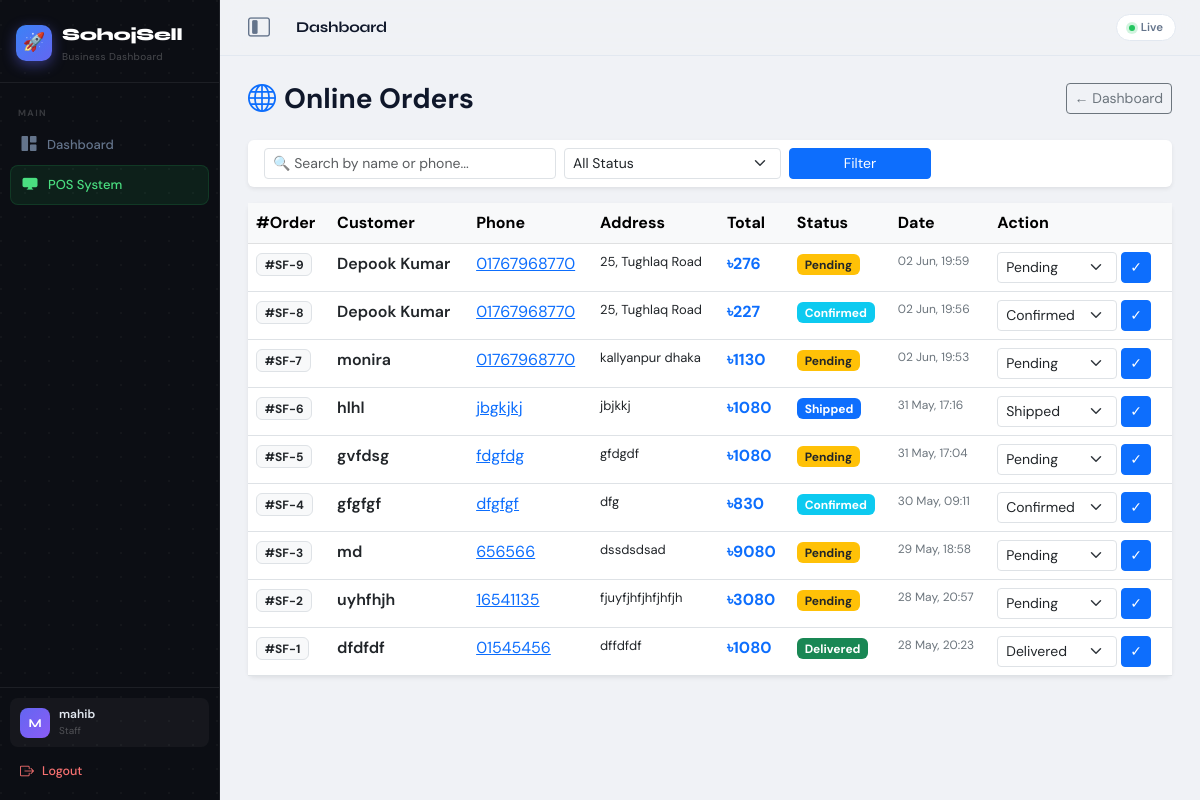
The app's page /online-orders/ (signed in) with its own data.
### accounts/models.py (models this page shows, shortened)
class User(AbstractBaseUser, PermissionsMixin):
    phone_number = models.CharField(max_length=15, unique=True, verbose_name='Phone Number')
    name = models.CharField(max_length=100, blank=True, null=True, verbose_name='Full Name')
    is_active = models.BooleanField(default=True)
    is_staff = models.BooleanField(default=False)
    date_joined = models.DateTimeField(auto_now_add=True)
    objects = UserManager()
    USERNAME_FIELD = 'phone_number'
    REQUIRED_FIELDS = []

### store/models.py (models this page shows, shortened)
class StorefrontOrder(models.Model):
    shop = models.ForeignKey(Shop, on_delete=models.CASCADE, related_name='storefront_orders')
    customer_name = models.CharField(max_length=150)
    customer_phone = models.CharField(max_length=15)
    customer_address = models.TextField()
    customer_note = models.TextField(blank=True, null=True)
    total_amount = models.DecimalField(max_digits=10, decimal_places=2, default=0)
    delivery_charge = models.DecimalField(max_digits=10, decimal_places=2, default=80)
    STATUS_CHOICES = [
        ('Pending', 'Pending'),
        ('Confirmed', 'Confirmed'),
        ('Shipped', 'Shipped'),
        ('Delivered', 'Delivered'),
        ('Cancelled', 'Cancelled'),
    ]
    status = models.CharField(max_length=20, choices=STATUS_CHOICES, default='Pending')
    created_at = models.DateTimeField(auto_now_add=True)

### store/views.py (the view)
# urls.py: path('online-orders/', views.storefront_orders, name='storefront_orders'),
@login_required(login_url='/accounts/login/')
def storefront_orders(request):
    shop = request.user.shop
    sf_orders = StorefrontOrder.objects.filter(shop=shop).order_by('-created_at')
    search = request.GET.get('q', '')
    if search:
        sf_orders = sf_orders.filter(
            Q(customer_name__icontains=search) |
            Q(customer_phone__icontains=search)
        )
    status_filter = request.GET.get('status', '')
    if status_filter:
        sf_orders = sf_orders.filter(status=status_filter)
    paginator = Paginator(sf_orders, 20)
    page_number = request.GET.get('page', 1)
    sf_orders = paginator.get_page(page_number)
    return render(request, 'store/storefront_orders.html', {
        'sf_orders': sf_orders,
        'search': search,
        'status_filter': status_filter,
    })

### store/templates/store/storefront_orders.html (shortened to what this page needs)
{% extends 'store/base.html' %}
{% block content %}
<div class="d-flex justify-content-between align-items-center mb-4">
  <h3 class="fw-bold mb-0"><i class="bi bi-globe me-2 text-primary"></i>Online Orders </h3>
  <a href="{% url 'dashboard' %}" class="btn btn-outline-secondary btn-sm">← Dashboard</a>
</div>
<div class="card shadow-sm border-0 mb-3">
  <div class="card-body py-2">
    <form class="row g-2 align-items-center" method="GET">
      <div class="col-md-4">
        <input type="text" name="q" value="{{ search }}" class="form-control form-control-sm" placeholder="🔍 Search by name or phone...">
      </div>
      <div class="col-md-3">
        <select name="status" class="form-select form-select-sm">
          <option value="">All Status</option>
        </select>
      </div>
      <div class="col-md-2">
        <button type="submit" class="btn btn-primary btn-sm w-100">Filter</button>
      </div>
    </form>
  </div>
</div>
<div class="card shadow-sm border-0">
  <div class="table-responsive">
    <table class="table table-hover mb-0">
      <thead class="table-light">
        <tr>
          <th>#Order</th>
          <th>Customer</th>
          <th>Phone</th>
          <th>Address</th>
          <th>Total</th>
          <th>Status</th>
          <th>Date</th>
          <th>Action</th>
        </tr>
      </thead>
      <tbody>
        {% for order in sf_orders %}
        <tr>
          <td><span class="badge bg-light text-dark border fw-bold">#SF-{{ order.id }}</span></td>
          <td class="fw-semibold">{{ order.customer_name }}</td>
          <td><a href="tel:{{ order.customer_phone }}">{{ order.customer_phone }}</a></td>
          <td style="max-width:180px; font-size:13px;">{{ order.customer_address|truncatechars:50 }}</td>
          <td class="fw-bold text-primary">৳{{ order.total_amount|floatformat:0 }}</td>
          <td>
            {% if order.status == 'Pending' %}<span class="badge bg-warning text-dark">Pending</span>
            {% elif order.status == 'Confirmed' %}<span class="badge bg-info text-white">Confirmed</span>
            {% elif order.status == 'Shipped' %}<span class="badge bg-primary">Shipped</span>
            {% elif order.status == 'Delivered' %}<span class="badge bg-success">Delivered</span>
            {% elif order.status == 'Cancelled' %}<span class="badge bg-danger">Cancelled</span>
            {% endif %}
          </td>
          <td style="font-size:12px; color:#6c757d;">{{ order.created_at|date:"d M, H:i" }}</td>
          <td>
            <form method="POST" action="{% url 'storefront_order_status' order.id %}" class="d-flex gap-1">
              <select name="status" class="form-select form-select-sm" style="width:120px;">
                <option value="Pending" {% if order.status == 'Pending' %}selected{% endif %}>Pending</option>
                <option value="Confirmed" {% if order.status == 'Confirmed' %}selected{% endif %}>Confirmed</option>
                <option value="Shipped" {% if order.status == 'Shipped' %}selected{% endif %}>Shipped</option>
                <option value="Delivered" {% if order.status == 'Delivered' %}selected{% endif %}>Delivered</option>
              </select>
              <button type="submit" class="btn btn-sm btn-primary">✓</button>
            </form>
          </td>
        </tr>
        {% empty %}
        <tr><td colspan="8" class="text-center py-5 text-muted">
          <i class="bi bi-inbox" style="font-size:40px; display:block; margin-bottom:10px;"></i>
          No online orders yet. Share your store link to get orders!
        </td></tr>
        {% endfor %}
      </tbody>
    </table>
  </div>
</div>
{% endblock %}

### store/templates/store/base.html (shortened to what this page needs)
<!DOCTYPE html>
<html lang="en">
<head>
    <link href="https://cdn.jsdelivr.net/npm/bootstrap@5.3.0/dist/css/bootstrap.min.css" rel="stylesheet">
    <link rel="stylesheet" href="https://cdn.jsdelivr.net/npm/bootstrap-icons@1.10.5/font/bootstrap-icons.css">
</head>
<body>
<div class="app-shell">
  <aside class="sidebar" id="sidebar">
    <div class="sb-logo">
      <div class="sb-logo-row">
        <div class="sb-logo-icon">🚀</div>
        <div>
          <div class="sb-logo-text">SohojSell</div>
          <div class="sb-logo-sub">Business Dashboard</div>
        </div>
      </div>
    </div>
    <nav class="sb-nav">
      {% if request.user.is_superuser %}
        <div class="sb-label">Master</div>
        <a href="{% url 'master_dashboard' %}" class="sb-link {% if '/saas-master/' in request.path %}active{% endif %}">
          <i class="bi bi-rocket-takeoff-fill"></i> <span class="sb-text-hide">Master HQ</span>
        </a>
        <a href="{% url 'manage_shops' %}" class="sb-link"><i class="bi bi-shop-window"></i> <span class="sb-text-hide">Manage Shops</span></a>
        <a href="{% url 'all_users' %}" class="sb-link"><i class="bi bi-people-fill"></i> <span class="sb-text-hide">All Users</span></a>
        <a href="{% url 'master_billing' %}" class="sb-link"><i class="bi bi-wallet2"></i> <span class="sb-text-hide">Packages & Billing</span></a>
        <a href="{% url 'master_settings' %}" class="sb-link"><i class="bi bi-chat-dots-fill"></i> <span class="sb-text-hide">Master Setting</span></a>
      {% else %}
        <div class="sb-label">Main</div>
        <a href="{% url 'dashboard' %}" class="sb-link {% if request.resolver_match.url_name == 'dashboard' %}active{% endif %}">
          <i class="bi bi-grid-1x2-fill"></i> <span class="sb-text-hide">Dashboard</span>
        </a>
        {% if not request.user.is_shop_staff or request.user.staff_profile.can_use_pos %}
        <a href="{% url 'pos' %}" class="sb-link pos {% if request.resolver_match.url_name == 'pos' %}active{% endif %}">
          <i class="bi bi-display-fill"></i> <span class="sb-text-hide">POS System</span>
        </a>
        {% endif %}
      {% endif %}
    </nav>
    <div class="sb-bottom">
      <div class="sb-user">
        <div class="sb-avatar">{{ request.user.name|default:"U"|first|upper }}</div>
        <div>
          <div class="sb-u-name">{{ request.user.name|default:request.user.phone_number }}</div>
          <div class="sb-u-role">
            {% if request.user.is_superuser %}Super Admin
            {% elif request.user.is_shop_staff %}Staff
            {% else %}Shop Owner{% endif %}
          </div>
        </div>
      </div>
      <a href="{% url 'logout' %}" class="sb-logout">
        <i class="bi bi-box-arrow-right"></i> <span class="sb-text-hide">Logout</span>
      </a>
    </div>
  </aside>
  <div class="main-area">
    <div class="topbar">
      <button class="desktop-toggle" onclick="toggleDesktopSidebar()" aria-label="Toggle Sidebar" title="Minimize Sidebar">
        <i class="bi bi-layout-sidebar-inset"></i>
      </button>
      <div class="topbar-title">{% block page_title %}Dashboard{% endblock %}</div>
      <div class="topbar-right">
        <div class="live-pill">
          <span class="live-dot"></span> Live
        </div>
      </div>
    </div>
    <div class="page-content">
      {% block content %}{% endblock %}
    </div>
  </div>
</div>
</body>
</html>

### records on screen
User: user.name|first "M", user.name "mahib"
StorefrontOrder: id "9", customer_name "Depook Kumar", customer_phone "01767968770", customer_address "25, Tughlaq Road", total_amount "276", shows "Pending", created_at "02 Jun, 19:59", status "Pending"
StorefrontOrder: id "8", customer_name "Depook Kumar", customer_phone "01767968770", customer_address "25, Tughlaq Road", total_amount "227", shows "Confirmed", created_at "02 Jun, 19:56", status "Confirmed"
StorefrontOrder: id "7", customer_name "monira", customer_phone "01767968770", customer_address "kallyanpur dhaka", total_amount "1130", shows "Pending", created_at "02 Jun, 19:53", status "Pending"
StorefrontOrder: id "6", customer_name "hlhl", customer_phone "jbgkjkj", customer_address "jbjkkj", total_amount "1080", shows "Shipped", created_at "31 May, 17:16", status "Shipped"
StorefrontOrder: id "5", customer_name "gvfdsg", customer_phone "fdgfdg", customer_address "gfdgdf", total_amount "1080", shows "Pending", created_at "31 May, 17:04", status "Pending"
StorefrontOrder: id "4", customer_name "gfgfgf", customer_phone "dfgfgf", customer_address "dfg", total_amount "830", shows "Confirmed", created_at "30 May, 09:11", status "Confirmed"
StorefrontOrder: id "3", customer_name "md", customer_phone "656566", customer_address "dssdsdsad", total_amount "9080", shows "Pending", created_at "29 May, 18:58", status "Pending"
StorefrontOrder: id "2", customer_name "uyhfhjh", customer_phone "16541135", customer_address "fjuyfjhfjhfjhfjh", total_amount "3080", shows "Pending", created_at "28 May, 20:57", status "Pending"
StorefrontOrder: id "1", customer_name "dfdfdf", customer_phone "01545456", customer_address "dffdfdf", total_amount "1080", shows "Delivered", created_at "28 May, 20:23", status "Delivered"
